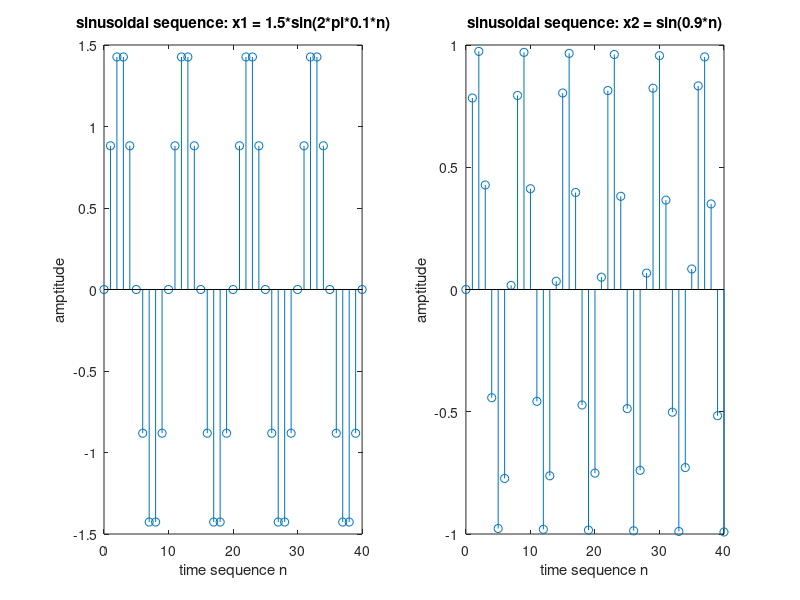

Source code (MATLAB):
n = 0 : 40;
x1 = 1.5 * sin ( 2 * pi * 0.1 * n );
x2 = sin ( 0.9 * n );

subplot (1, 2, 1);
stem (n, x1);
xlabel ('time sequence n');
ylabel ('amptitude');
title ('sinusoidal sequence: x1 = 1.5*sin(2*pi*0.1*n)');

subplot (1, 2, 2);
stem (n, x2);
xlabel ('time sequence n');
ylabel ('amptitude');
title ('sinusoidal sequence: x2 = sin(0.9*n)');
